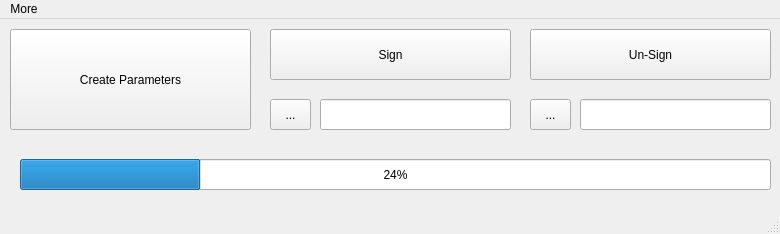
<?xml version="1.0" encoding="UTF-8"?>
<ui version="4.0">
 <class>MainWindow</class>
 <widget class="QMainWindow" name="MainWindow">
  <property name="geometry">
   <rect>
    <x>0</x>
    <y>0</y>
    <width>780</width>
    <height>234</height>
   </rect>
  </property>
  <property name="windowTitle">
   <string>MainWindow</string>
  </property>
  <widget class="QWidget" name="centralwidget">
   <widget class="QPushButton" name="CPbtn">
    <property name="geometry">
     <rect>
      <x>10</x>
      <y>10</y>
      <width>241</width>
      <height>101</height>
     </rect>
    </property>
    <property name="text">
     <string>Create Parameters</string>
    </property>
   </widget>
   <widget class="QPushButton" name="signbtn">
    <property name="geometry">
     <rect>
      <x>270</x>
      <y>10</y>
      <width>241</width>
      <height>51</height>
     </rect>
    </property>
    <property name="text">
     <string>Sign</string>
    </property>
   </widget>
   <widget class="QPushButton" name="unSignbtn">
    <property name="geometry">
     <rect>
      <x>530</x>
      <y>10</y>
      <width>241</width>
      <height>51</height>
     </rect>
    </property>
    <property name="text">
     <string>Un-Sign</string>
    </property>
   </widget>
   <widget class="QProgressBar" name="pbar">
    <property name="geometry">
     <rect>
      <x>20</x>
      <y>140</y>
      <width>751</width>
      <height>31</height>
     </rect>
    </property>
    <property name="value">
     <number>24</number>
    </property>
   </widget>
   <widget class="QToolButton" name="signPathBtn">
    <property name="geometry">
     <rect>
      <x>270</x>
      <y>80</y>
      <width>41</width>
      <height>31</height>
     </rect>
    </property>
    <property name="text">
     <string>...</string>
    </property>
   </widget>
   <widget class="QLineEdit" name="SignPath">
    <property name="geometry">
     <rect>
      <x>320</x>
      <y>80</y>
      <width>191</width>
      <height>31</height>
     </rect>
    </property>
   </widget>
   <widget class="QLineEdit" name="UnSignPath">
    <property name="geometry">
     <rect>
      <x>580</x>
      <y>80</y>
      <width>191</width>
      <height>31</height>
     </rect>
    </property>
   </widget>
   <widget class="QToolButton" name="unSignPathbtn">
    <property name="geometry">
     <rect>
      <x>530</x>
      <y>80</y>
      <width>41</width>
      <height>31</height>
     </rect>
    </property>
    <property name="text">
     <string>...</string>
    </property>
   </widget>
  </widget>
  <widget class="QMenuBar" name="menubar">
   <property name="geometry">
    <rect>
     <x>0</x>
     <y>0</y>
     <width>780</width>
     <height>26</height>
    </rect>
   </property>
   <widget class="QMenu" name="menuMore">
    <property name="title">
     <string>More</string>
    </property>
    <addaction name="actionInfo"/>
    <addaction name="actionDebug"/>
   </widget>
   <addaction name="menuMore"/>
  </widget>
  <widget class="QStatusBar" name="statusbar"/>
  <action name="actionInfo">
   <property name="text">
    <string>Info</string>
   </property>
  </action>
  <action name="actionDebug">
   <property name="text">
    <string>Debug</string>
   </property>
  </action>
 </widget>
 <resources/>
 <connections/>
</ui>
